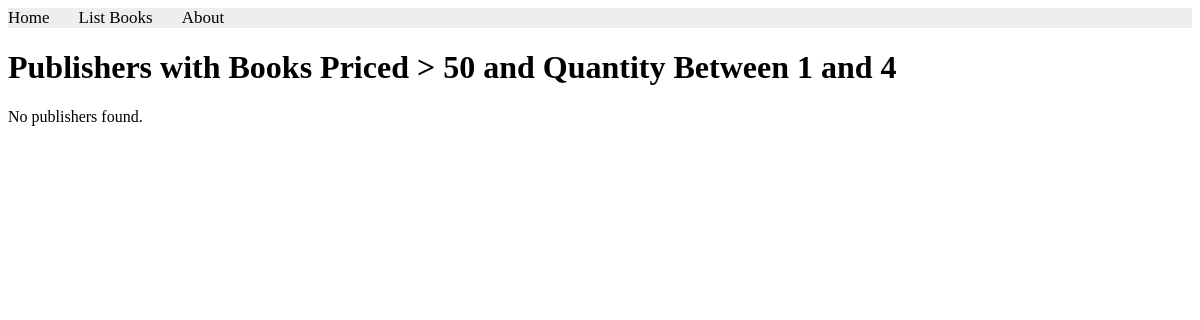
The app's page /books/lab9/task6, older data.
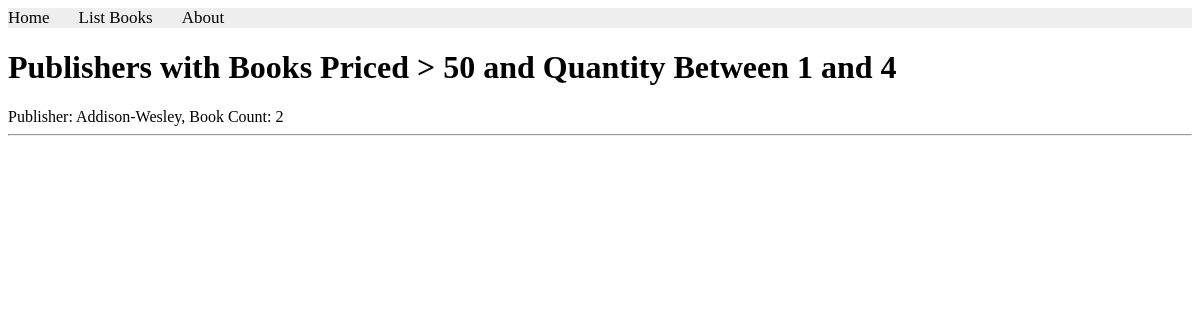
The same page, newer data.
### apps/bookmodule/models.py (models this page shows)
class Publisher(models.Model):
    name = models.CharField(max_length=200)
    location = models.CharField(max_length=300)

### apps/bookmodule/views.py (the view)
# urls.py: path('lab9/task6', views.lab9_task6, name="books.lab9_task6"),
def lab9_task6(request):
    publishers = Publisher.objects.annotate(
        book_count=Count('book', filter=Q(book__price__gt=50) & Q(book__quantity__gte=1) & Q(book__quantity__lt=5))
    ).filter(book_count__gt=0)
    return render(request, 'bookmodule/lab9_task6.html', {'publishers': publishers})

### apps/templates/bookmodule/lab9_task6.html (shortened to what this page needs)
{% extends "layouts/base.html" %}
{% block content %}
<h1>Publishers with Books Priced &gt; 50 and Quantity Between 1 and 4</h1>
{% for publisher in publishers %}
  Publisher: {{ publisher.name }}, Book Count: {{ publisher.book_count }}
  <hr>
{% empty %}
  <p>No publishers found.</p>
{% endfor %}
{% endblock content %}

Row changes from the older to the newer data that the page shows:
added Publisher: name "Addison-Wesley", book_count "2"
Text that changed along with them:
text no longer shown: "No publishers found."
